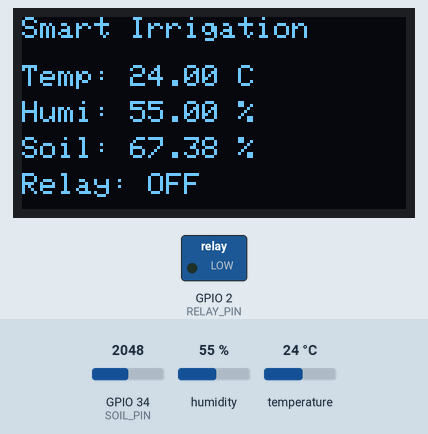
This sketch was run on a simulated ESP32. Shown: 128×64 one-colour display, switched loads named in the sketch (green lamp = pin HIGH). Inputs (shaded band) come from the test bench; at power-on: GPIO 34 (SOIL_PIN) = 2048, humidity 55 %, temperature 24 °C. WiFi joins after 1.5 s; servers stay silent unless stated; what the sketch prints to the serial monitor is not drawn.

Above: at 4.8 s.
4.9 s: GPIO 34 (SOIL_PIN) set to 2710
At 6.9 s:
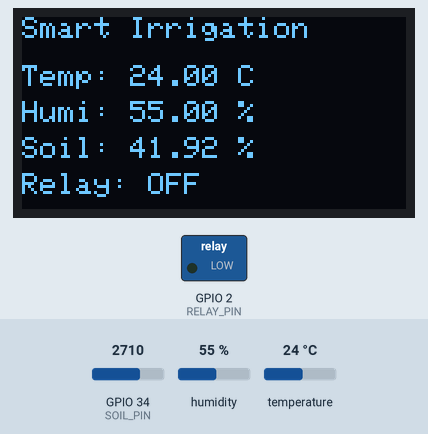
7.2 s: GPIO 34 (SOIL_PIN) set to 2810
At 9.0 s:
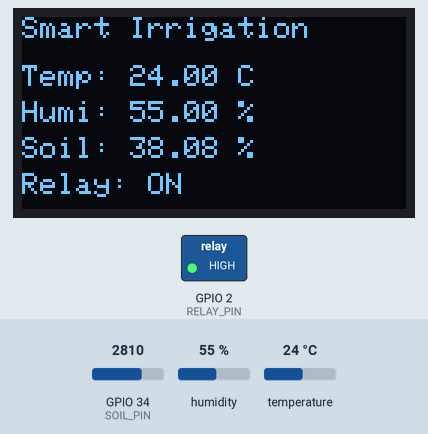
9.3 s: humidity set to 22 %
At 10.9 s:
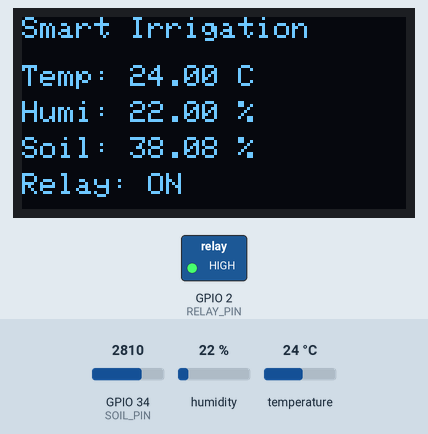
11.3 s: temperature set to 12 °C
At 12.8 s:
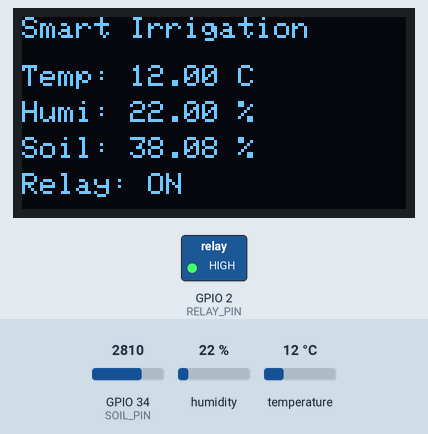
13.4 s: humidity set to 40 %
At 14.6 s:
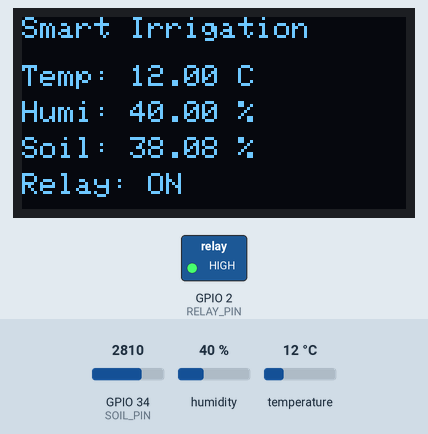
15.5 s: GPIO 34 (SOIL_PIN) set to 2866
At 16.5 s:
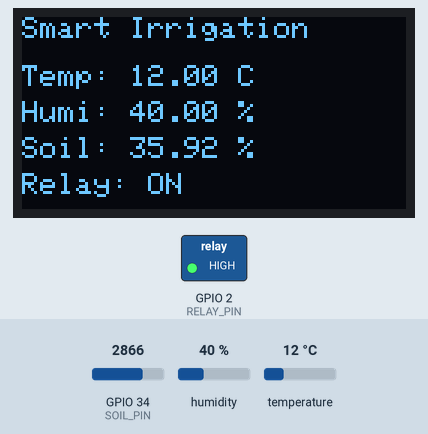
Timing chart, 0 to 18.5 s (numbered marks = the images above; inputs shaded):
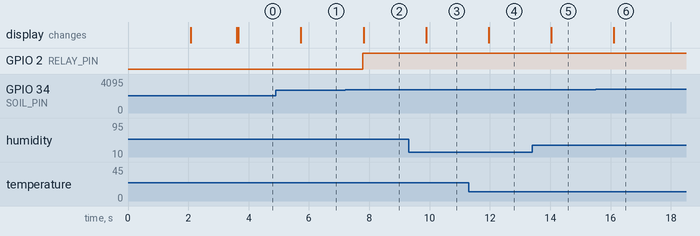

Measured:
- the behaviour switches between 2760 and 2761 on GPIO 34 (SOIL_PIN) (found by bisection; images 1 and 2)
- after the input at 4.9 s, the display: changes after 0.83 s (image 1)
- after the input at 7.2 s, GPIO 2 (RELAY_PIN): LOW → HIGH after 0.58 s; the display: changes after 0.61 s (image 2)
- after the input at 9.3 s, the display: changes after 0.59 s (image 3)
- after the input at 11.3 s, the display: changes after 0.66 s (image 4)
- after the input at 13.4 s, the display: changes after 0.64 s (image 5)
- after the input at 15.5 s, the display: changes after 0.61 s (image 6)

The sketch:

esp32_code.ino
```cpp
#include <WiFi.h>
#include <ThingSpeak.h>
#include <Wire.h>
#include <Adafruit_GFX.h>
#include <Adafruit_SSD1306.h>
#include "DHT.h"

const char* ssid = "IobiT Solutions";
const char* password = "IobiT@2025";

unsigned long myChannelNumber = 3103846;
const char* myWriteAPIKey = "67RUXUSMKKNURW8T";

WiFiClient client;

#define DHTPIN 23
#define DHTTYPE DHT11
#define SOIL_PIN 34
#define RELAY_PIN 2

const int soilDry = 3800;  // Raw analog reading for dry soil
const int soilWet = 1200;  // Raw analog reading for wet soil

#define SCREEN_WIDTH 128
#define SCREEN_HEIGHT 64
Adafruit_SSD1306 display(SCREEN_WIDTH, SCREEN_HEIGHT, &Wire, -1);

DHT dht(DHTPIN, DHTTYPE);

int moistureThreshold = 40;  // Below 40% → relay ON

unsigned long lastThingSpeak = 0;
const long uploadInterval = 20000; // 20 sec minimum interval

void setup() {
  Serial.begin(115200);
  dht.begin();

  pinMode(SOIL_PIN, INPUT);
  pinMode(RELAY_PIN, OUTPUT);
  digitalWrite(RELAY_PIN, LOW); // Relay OFF initially

  if (!display.begin(SSD1306_SWITCHCAPVCC, 0x3C)) {
    Serial.println("OLED not found!");
    while (1);
  }
  display.clearDisplay();
  display.setTextSize(1);
  display.setTextColor(SSD1306_WHITE);
  display.setCursor(0, 10);
  display.println("Smart Irrigation Init...");
  display.display();
  delay(2000);

  Serial.print("Connecting to WiFi");
  display.clearDisplay();
  display.setCursor(0, 10);
  display.println("Connecting to WiFi...");
  display.display();

  WiFi.begin(ssid, password);
  int retry = 0;
  while (WiFi.status() != WL_CONNECTED && retry < 20) {
    delay(500);
    Serial.print(".");
    retry++;
  }

  if (WiFi.status() == WL_CONNECTED) {
    Serial.println("\nWiFi Connected!");
    Serial.print("IP: ");
    Serial.println(WiFi.localIP());
    display.clearDisplay();
    display.setCursor(0, 10);
    display.println("WiFi Connected!");
    display.display();
  } else {
    Serial.println("\nWiFi Failed!");
    display.clearDisplay();
    display.setCursor(0, 10);
    display.println("WiFi Failed!");
    display.display();
  }

  ThingSpeak.begin(client);
}

void loop() {
  float temperature = dht.readTemperature();
  float humidity = dht.readHumidity();
  int soilValue = analogRead(SOIL_PIN);

  float moisturePercent = (float)(soilValue - soilDry) / (soilWet - soilDry) * 100.0;
  moisturePercent = constrain(moisturePercent, 0, 100);

  if (isnan(temperature) || isnan(humidity)) {
    Serial.println("Failed to read from DHT sensor!");
  } else {
    Serial.print("Temp: "); Serial.print(temperature);
    Serial.print(" C | Humi: "); Serial.print(humidity);
    Serial.print(" % | Soil: "); Serial.print(moisturePercent); Serial.println(" %");
  }

  if (moisturePercent < moistureThreshold) {
    digitalWrite(RELAY_PIN, HIGH);  // Pump ON
  } else {
    digitalWrite(RELAY_PIN, LOW);   // Pump OFF
  }

  display.clearDisplay();
  display.setCursor(0, 0);
  display.println("Smart Irrigation");
  display.setCursor(0, 16);
  display.print("Temp: "); display.print(temperature); display.println(" C");
  display.setCursor(0, 28);
  display.print("Humi: "); display.print(humidity); display.println(" %");
  display.setCursor(0, 40);
  display.print("Soil: "); display.print(moisturePercent); display.println(" %");
  display.setCursor(0, 52);
  display.print("Relay: "); display.println(moisturePercent < moistureThreshold ? "ON" : "OFF");
  display.display();

  if (millis() - lastThingSpeak >= uploadInterval) {
    lastThingSpeak = millis();

    if (WiFi.status() == WL_CONNECTED) {
      ThingSpeak.setField(1, temperature);
      ThingSpeak.setField(2, humidity);
      ThingSpeak.setField(3, moisturePercent);

      int statusCode = ThingSpeak.writeFields(myChannelNumber, myWriteAPIKey);
      if (statusCode == 200) {
        Serial.println("ThingSpeak update success!");
      } else {
        Serial.print("ThingSpeak error: "); Serial.println(statusCode);
      }
    } else {
      Serial.println("WiFi disconnected. Reconnecting...");
      WiFi.reconnect();
    }
  }

  delay(1000);
}
```
